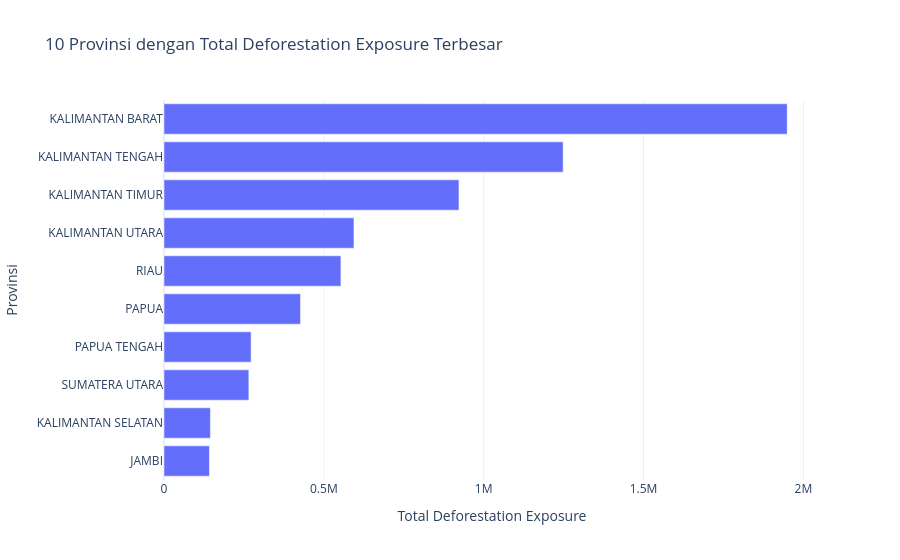

Notebook code for this chart:
### Code cell
fig = px.bar(
    deforestation_by_province.head(10),
    x="total_deforestation_exposure",
    y="province_of_production",
    orientation="h",
    title="10 Provinsi dengan Total Deforestation Exposure Terbesar",
    labels={
        "total_deforestation_exposure": "Total Deforestation Exposure",
        "province_of_production": "Provinsi"
    }
)

fig.update_layout(
    template="plotly_white",
    yaxis={"categoryorder": "total ascending"}
)

fig.show()

### Figure 1 — Plotly figure (JSON) as saved in the notebook; plotly's stock layout.template omitted (floating-point values rounded to 4 significant figures)
{"data": [{"hovertemplate": "Total Deforestation Exposure=%{x}<br>Provinsi=%{y}<extra></extra>", "legendgroup": "", "marker": {"color": "#636efa", "pattern": {"shape": ""}}, "name": "", "orientation": "h", "showlegend": false, "textposition": "auto", "type": "bar", "x": [1949000.0, 1249000.0, 922600.0, 594100.0, 553400.0, 426900.0, 272400.0, 265400.0, 145100.0, 142200.0], "xaxis": "x", "y": ["KALIMANTAN BARAT", "KALIMANTAN TENGAH", "KALIMANTAN TIMUR", "KALIMANTAN UTARA", "RIAU", "PAPUA", "PAPUA TENGAH", "SUMATERA UTARA", "KALIMANTAN SELATAN", "JAMBI"], "yaxis": "y"}], "layout": {"barmode": "relative", "legend": {"tracegroupgap": 0}, "title": {"text": "10 Provinsi dengan Total Deforestation Exposure Terbesar"}, "xaxis": {"anchor": "y", "domain": [0, 1], "title": {"text": "Total Deforestation Exposure"}}, "yaxis": {"anchor": "x", "categoryorder": "total ascending", "domain": [0, 1], "title": {"text": "Provinsi"}}}}
